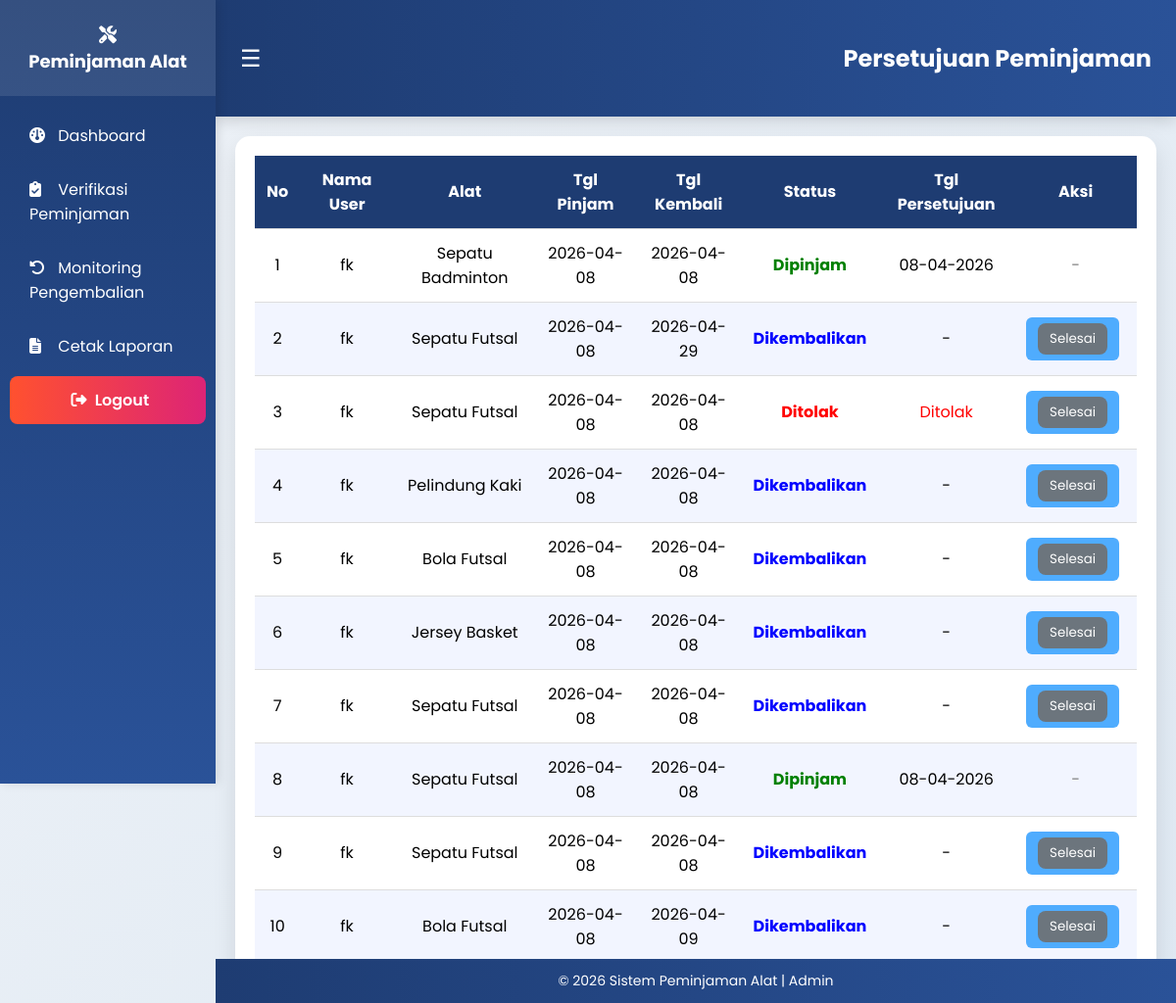
The page /views/petugas/peminjaman.php (signed in) on the database as committed earlier.
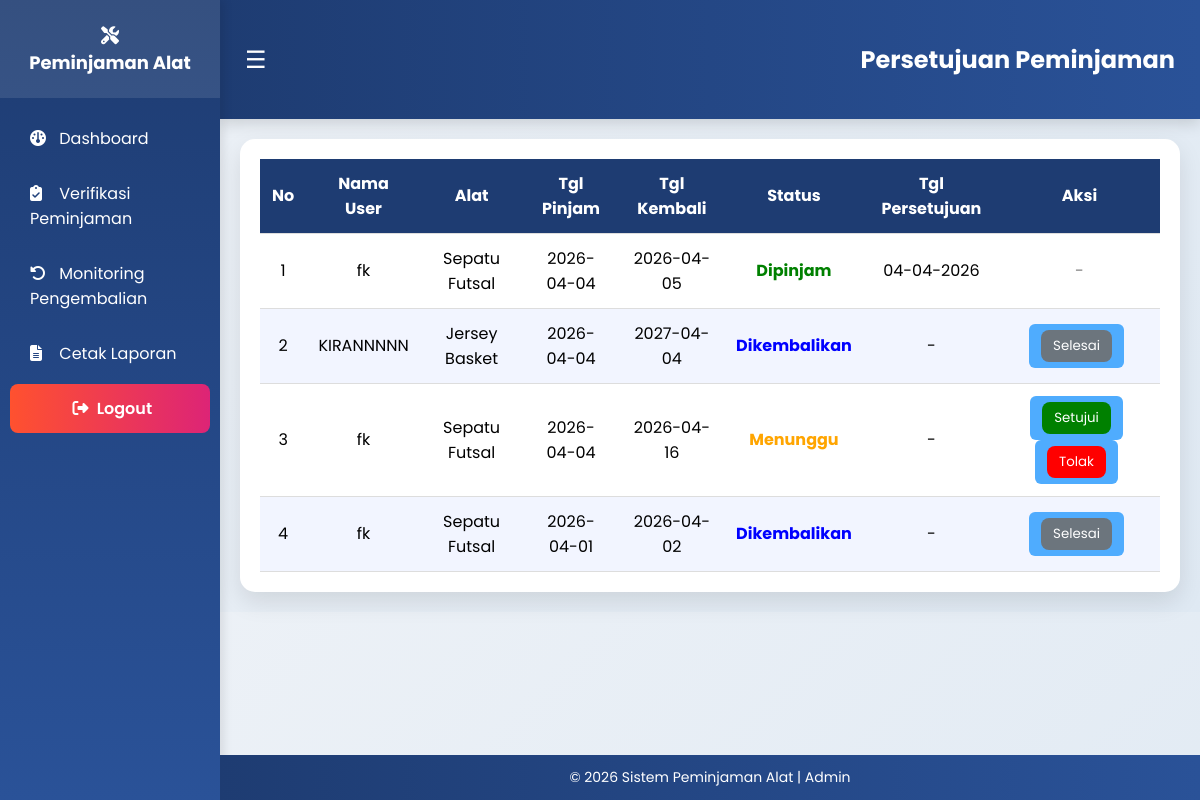
The same page on the database as committed later.
### tables this page shows
CREATE TABLE `peminjaman` (
  `id_peminjaman` int NOT NULL,
  `id_user` int DEFAULT NULL,
  `id_alat` int DEFAULT NULL,
  `tgl_pinjam` date DEFAULT NULL,
  `tgl_kembali` date DEFAULT NULL,
  `tgl_persetujuan` date DEFAULT NULL,
  `status` enum('menunggu','disetujui','ditolak','dipinjam','dikembalikan','arsip') DEFAULT 'menunggu'
);

CREATE TABLE `users` (
  `id_user` int NOT NULL,
  `nama` varchar(100) NOT NULL,
  `email` varchar(100) NOT NULL,
  `no_tlp` varchar(15) DEFAULT NULL,
  `password` varchar(255) NOT NULL,
  `role` enum('admin','petugas','peminjam','') NOT NULL
);

CREATE TABLE `alat` (
  `id_alat` int NOT NULL,
  `nama_alat` varchar(100) DEFAULT NULL,
  `id_kategori` int DEFAULT NULL,
  `stok` int DEFAULT NULL,
  `kondisi` enum('baik','rusak') DEFAULT NULL,
  `status` enum('tersedia','dipinjam','tidak tersedia') DEFAULT 'tersedia'
);

### models/m_koneksi.php (called while the page is built, shortened)
<?php
class m_koneksi{
    private $host = "localhost",
        $username = "root",
        $pass = "",
        $db = "ukk_1_muhamadfareski";
    function __construct() {
        $this->koneksi = mysqli_connect($this->host, $this->username, $this->pass, $this->db);
    }
}
?>

### models/m_log_aktivitas.php (called while the page is built, shortened)
<?php
include_once __DIR__.'/m_koneksi.php';
class m_log_aktivitas {
    public function __construct(){
        $koneksi = new m_koneksi();
    }
}
?>

### controllers/c_peminjaman_petugas.php (called while the page is built, shortened)
<?php
include_once __DIR__ . '/../models/m_peminjaman_petugas.php';
include_once __DIR__ . '/../models/m_log_aktivitas.php';
class c_peminjaman_petugas {
    private $model;
    function __construct(){
        $this->model = new m_peminjaman_petugas();
    }
    public function index(){
        return $this->model->get_peminjaman();
    }
}
?>

### models/m_peminjaman_petugas.php (called while the page is built, shortened)
<?php
include_once 'm_koneksi.php';
class m_peminjaman_petugas extends m_koneksi {
    public function get_peminjaman(){
        $query = "SELECT p.*, a.nama_alat, u.nama
                  FROM peminjaman p
                  JOIN alat a ON p.id_alat = a.id_alat
                  JOIN users u ON p.id_user = u.id_user
                  ORDER BY p.id_peminjaman DESC";
        $result = mysqli_query($this->koneksi, $query);
        $data = [];
        while($row = mysqli_fetch_assoc($result)){
            $data[] = $row;
        }
        return $data;
    }
}
?>

### views/petugas/peminjaman.php (the view, shortened to what the changed rows need)
<?php
include_once __DIR__ . '/../../controllers/c_peminjaman_petugas.php';
$controller = new c_peminjaman_petugas();
$data = $controller->index();
?>
<?php include __DIR__ . '/../layouts/header.php'; ?>
<div class="header">
    <h2>Persetujuan Peminjaman</h2>
</div>
<div class="container">
    <div class="table-wrapper">
        <table>
            <thead>
                <tr>
                    <th>No</th>
                    <th>Nama User</th>
                    <th>Alat</th>
                    <th>Tgl Pinjam</th>
                    <th>Tgl Kembali</th>
                    <th>Status</th>
                    <th>Tgl Persetujuan</th>
                    <th>Aksi</th>
                </tr>
            </thead>
            <tbody>
            <?php if(empty($data)): ?>
                <tr>
                    <td colspan="8">Tidak ada data</td>
                </tr>
            <?php else: ?>
            <?php $no=1; foreach($data as $d): ?>
            <?php
            $status = strtolower(trim($d['status'] ?? ''));
            ?>
            <tr>
                <td><?= $no++ ?></td>
                <td><?= $d['nama'] ?? '-' ?></td>
                <td><?= $d['nama_alat'] ?? '-' ?></td>
                <td><?= $d['tgl_pinjam'] ?? '-' ?></td>
                <td><?= $d['tgl_kembali'] ?? '-' ?></td>
                <td>
                    <?php
                    if($status == 'menunggu'){
                        echo "<span style='color:orange;font-weight:bold;'>Menunggu</span>";
                    }elseif($status == 'dipinjam'){
                        echo "<span style='color:green;font-weight:bold;'>Dipinjam</span>";
                    }elseif($status == 'ditolak'){
                        echo "<span style='color:red;font-weight:bold;'>Ditolak</span>";
                    }elseif($status == 'dikembalikan'){
                        echo "<span style='color:blue;font-weight:bold;'>Dikembalikan</span>";
                    }elseif($status == 'arsip'){
                        echo "<span style='color:purple;font-weight:bold;'>Arsip</span>";
                    }else{
                        echo "<span style='color:gray;'>-</span>";
                    }
                    ?>
                </td>
                <td>
                    <?php
                    if($status == 'dipinjam' && !empty($d['tgl_persetujuan'])){
                        echo date('d-m-Y', strtotime($d['tgl_persetujuan']));
                    }elseif($status == 'ditolak'){
                        echo "<span style='color:red;'>Ditolak</span>";
                    }else{
                        echo "-";
                    }
                    ?>
                </td>
                <td>
                    <?php if($status == 'menunggu'): ?>
                        <a href="../../controllers/c_peminjaman_petugas.php?setujui=<?= $d['id_peminjaman'] ?>">
                            <button style="background:green;">Setujui</button>
                        </a>
                        <a href="../../controllers/c_peminjaman_petugas.php?tolak=<?= $d['id_peminjaman'] ?>">
                            <button style="background:red;">Tolak</button>
                        </a>
                    <?php elseif($status == 'ditolak' || $status == 'dikembalikan' || $status == 'arsip'): ?>
                        <a href="../../controllers/c_peminjaman_petugas.php?arsip=<?= $d['id_peminjaman'] ?>"
                           onclick="return confirm('Yakin mau menghapus data ini?')">
                            <button style="background:#6c757d;">Selesai</button>
                        </a>
                    <?php else: ?>
                        <span style="color:gray;">-</span>
                    <?php endif; ?>
                </td>
            </tr>
            <?php endforeach; ?>
            <?php endif; ?>
            </tbody>
        </table>
    </div>
</div>
<?php include __DIR__ . '/../layouts/footer.php'; ?>

Rows that differ between the two databases and show on the page:
removed peminjaman: id_user.nama "fk", id_alat.nama_alat "Sepatu Badminton", tgl_pinjam "2026-04-08", tgl_kembali "2026-04-08", status "Dipinjam", tgl_persetujuan "08-04-2026"
removed peminjaman: id_user.nama "fk", id_alat.nama_alat "Sepatu Futsal", tgl_pinjam "2026-04-08", tgl_kembali "2026-04-29", status "Dikembalikan"
removed peminjaman: id_user.nama "fk", id_alat.nama_alat "Sepatu Futsal", tgl_pinjam "2026-04-08", tgl_kembali "2026-04-08", status "Ditolak"
removed peminjaman: id_user.nama "fk", id_alat.nama_alat "Pelindung Kaki", tgl_pinjam "2026-04-08", tgl_kembali "2026-04-08", status "Dikembalikan"
removed peminjaman: id_user.nama "fk", id_alat.nama_alat "Bola Futsal", tgl_pinjam "2026-04-08", tgl_kembali "2026-04-08", status "Dikembalikan"
removed peminjaman: id_user.nama "fk", id_alat.nama_alat "Jersey Basket", tgl_pinjam "2026-04-08", tgl_kembali "2026-04-08", status "Dikembalikan"
removed peminjaman: id_user.nama "fk", id_alat.nama_alat "Sepatu Futsal", tgl_pinjam "2026-04-08", tgl_kembali "2026-04-08", status "Dikembalikan"
removed peminjaman: id_user.nama "fk", id_alat.nama_alat "Sepatu Futsal", tgl_pinjam "2026-04-08", tgl_kembali "2026-04-08", status "Dipinjam", tgl_persetujuan "08-04-2026"
removed peminjaman: id_user.nama "fk", id_alat.nama_alat "Sepatu Futsal", tgl_pinjam "2026-04-08", tgl_kembali "2026-04-08", status "Dikembalikan"
removed peminjaman: id_user.nama "fk", id_alat.nama_alat "Bola Futsal", tgl_pinjam "2026-04-08", tgl_kembali "2026-04-09", status "Dikembalikan"
added peminjaman: id_user.nama "fk", id_alat.nama_alat "Sepatu Futsal", tgl_pinjam "2026-04-04", tgl_kembali "2026-04-05", status "Dipinjam", tgl_persetujuan "04-04-2026"
added peminjaman: id_user.nama "KIRANNNNN", id_alat.nama_alat "Jersey Basket", tgl_pinjam "2026-04-04", tgl_kembali "2027-04-04", status "Dikembalikan"
added peminjaman: id_user.nama "fk", id_alat.nama_alat "Sepatu Futsal", tgl_pinjam "2026-04-04", tgl_kembali "2026-04-16", status "Menunggu"
added peminjaman: id_user.nama "fk", id_alat.nama_alat "Sepatu Futsal", tgl_pinjam "2026-04-01", tgl_kembali "2026-04-02", status "Dikembalikan"
